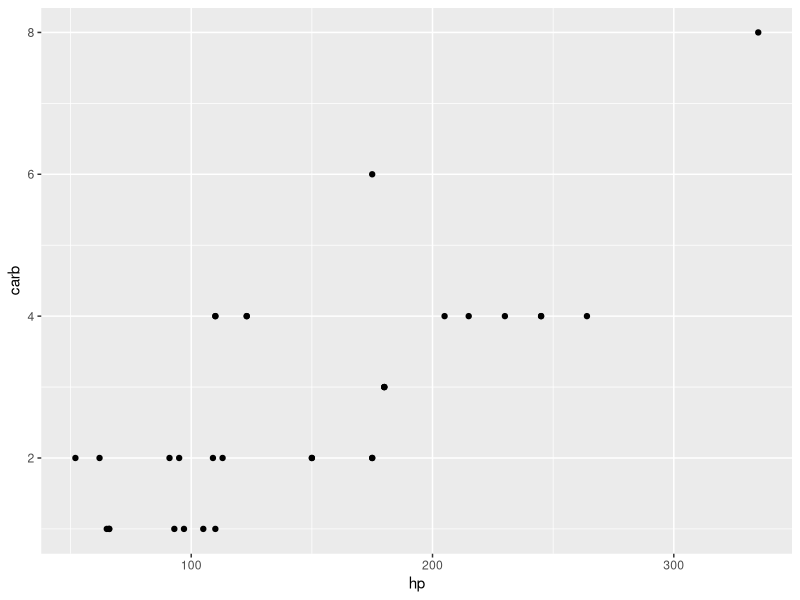
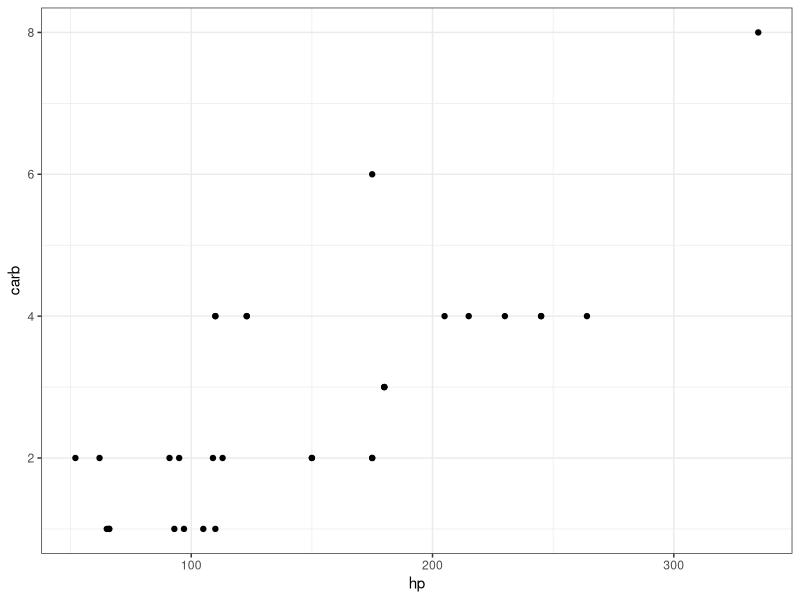
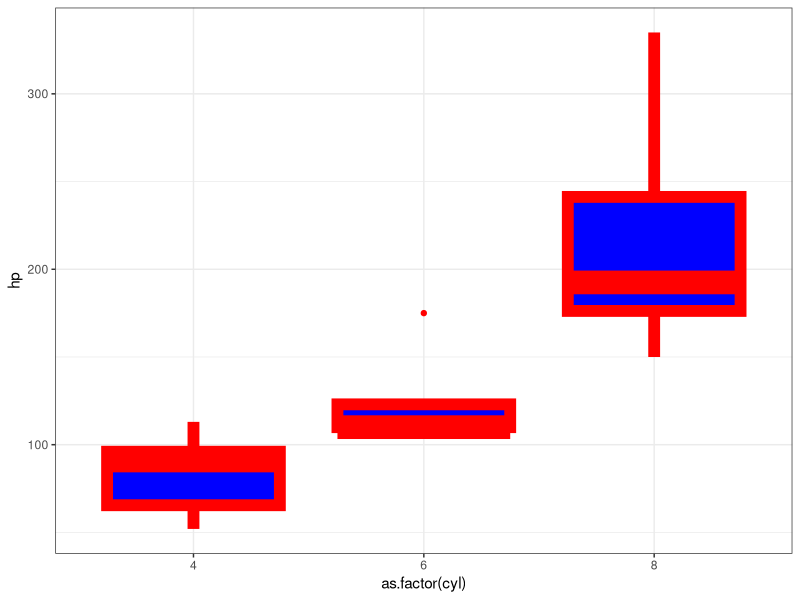
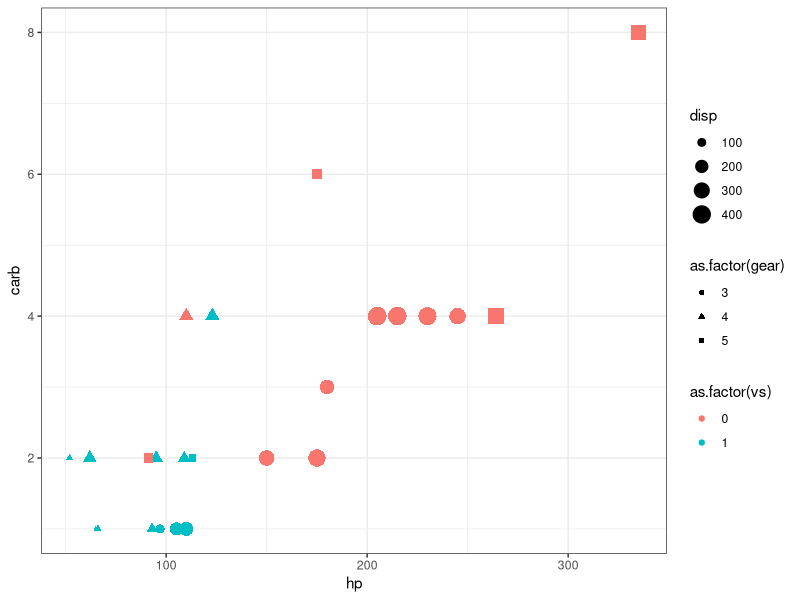
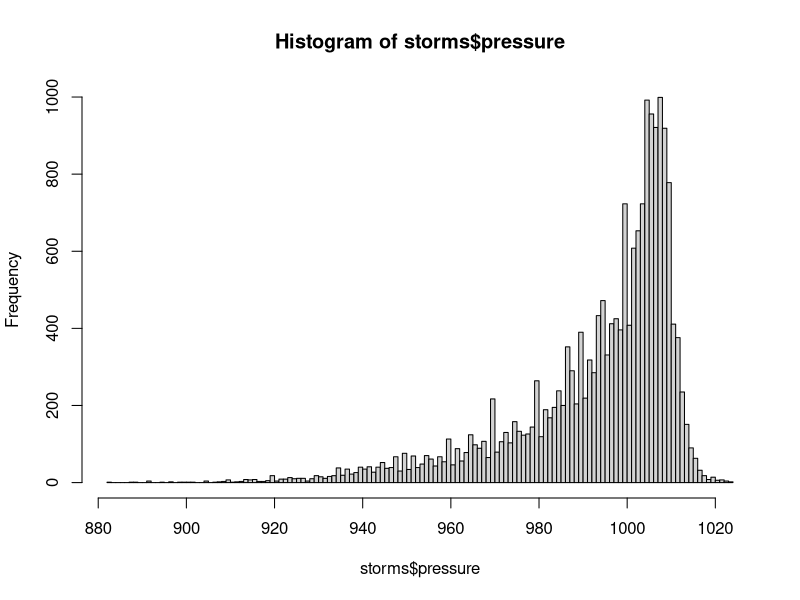
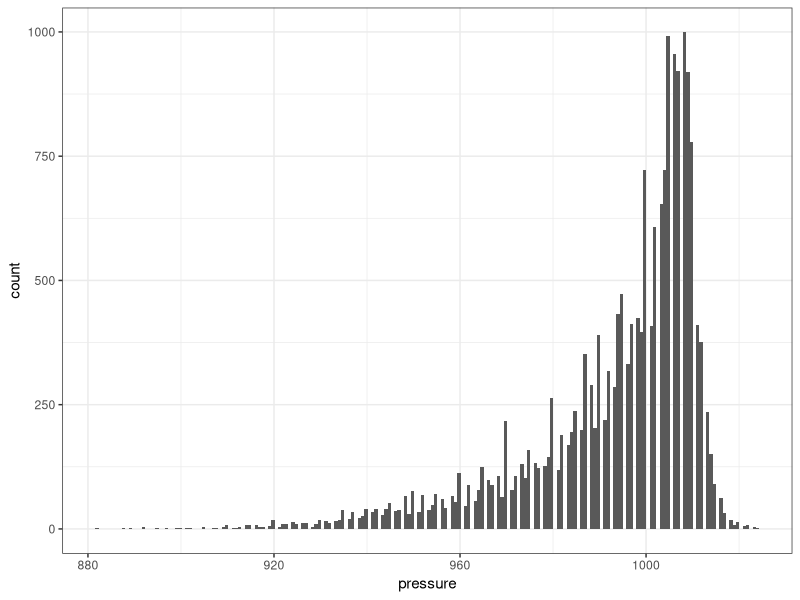
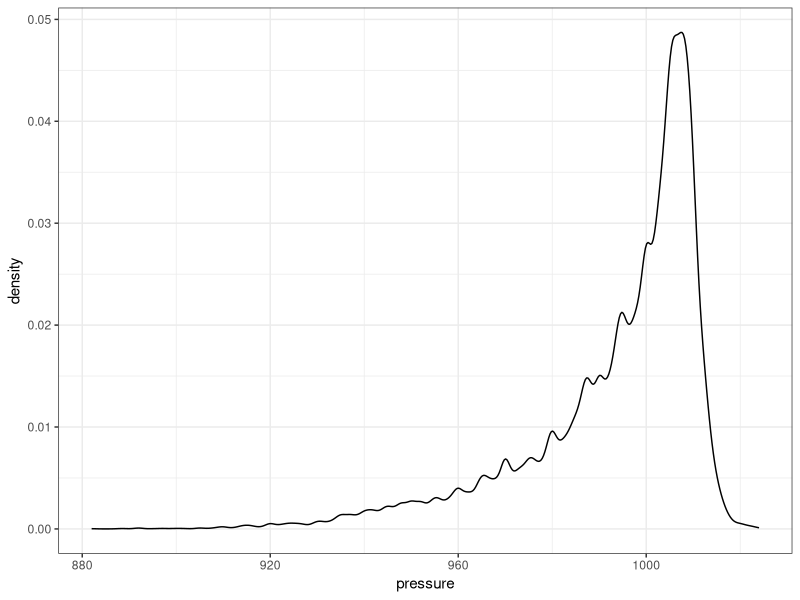
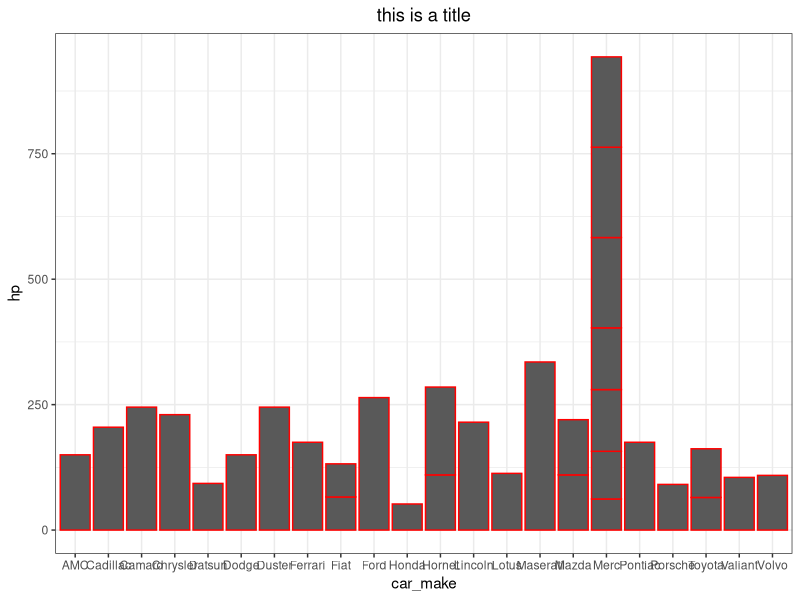

R code for these plots, in order:
## ---- chunk 1
knitr::opts_chunk$set(echo = TRUE)
## ---- chunk 2
library(tidyverse)
## ---- chunk 3
ggplot(mtcars,
       aes(x = hp,
           y = carb)) +
  geom_point()

# Set the overall look of the plot - I like the white background better than gray
theme_set(theme_bw())
theme_update(plot.title = element_text(hjust = 0.5))

ggplot(mtcars,
       aes(x = hp,
           y = carb)) +
  geom_point() +
  theme_bw()
## ---- chunk 4
mtcars %>%
  ggplot(aes(x = as.factor(cyl),
             y = hp)) +
  geom_boxplot(color = "red",
               fill = "blue",
               size = 4)

ggplot(mtcars,
       aes(x = hp,
           y = carb,
           color = as.factor(vs),
           shape = as.factor(gear),
           size = disp)) +
  geom_point()
## ---- chunk 5
hist(storms$pressure, n = 200)

ggplot(storms,
       aes(x = pressure)) +
  geom_histogram(bins = 200)
## ---- chunk 6
ggplot(storms,
       aes(x = pressure,
           fill = category)) +
  # alpha sets transparency -- 0 is clear, 1 is opaque
  geom_density(alpha = 0.1, adjust = 0.5) +
  # The brewer color palettes are pretty, and "Set2" is color-blind friendly
  scale_color_brewer(palette = "Set2")
## ---- chunk 7
mtcars %>%
  rownames_to_column("car_make") %>%
  mutate(car_make = str_remove(car_make," .+")) %>%
  ggplot(aes(x = car_make, y = hp)) +
  geom_col(color = "red") +
  theme(axis.text.x = element_text(angle = 90, hjust = 1)) +
  ggtitle("this is a title") +
  theme_update(plot.title = element_text(hjust = 0.5))

mtcars %>%
  rownames_to_column("car_make") %>%
  ggplot(aes(y = car_make, x = hp)) +
  geom_col()
## ---- chunk 8
summarized_hp <-
  mtcars %>%
  group_by(cyl) %>%
  summarize(mean_hp = mean(hp),
            sd_hp = sd(hp))

summarized_hp

ggplot(summarized_hp,
       aes(x = as.factor(cyl), y = mean_hp)) +
  geom_col() +
  geom_errorbar(aes(ymin = mean_hp - sd_hp,
                    ymax = mean_hp + sd_hp,
                    xmin = 2,
                    xmax = 2))

# This has error bars in the back since that layer was added first!
ggplot(summarized_hp,
       aes(x = as.factor(cyl), y = mean_hp)) +
  geom_errorbar(aes(ymin = mean_hp - sd_hp,
                    ymax = mean_hp + sd_hp),
                color = "red") +
  geom_bar(stat = "identity") +
  geom_point(color = "blue")
## ---- chunk 9
ggplot(summarized_hp,
       aes(x = as.factor(cyl), y = mean_hp)) +
  geom_col() +
  geom_errorbar(aes(ymin = mean_hp - sd_hp,
                    ymax = mean_hp + sd_hp)) +
  geom_jitter(data = mtcars,
              aes(x = as.factor(cyl),
                  y = hp),
              color = "red", height = 0)
## ---- chunk 10
ggplot(summarized_hp,
       aes(x = as.factor(cyl), y = mean_hp)) +
  geom_col() +
  geom_errorbar(aes(ymin = mean_hp - sd_hp,
                    ymax = mean_hp + sd_hp)) +
  ggbeeswarm::geom_beeswarm(data = mtcars,
                            aes(x = as.factor(cyl),
                                y = hp),
                            color = "red")

matt_swarm <- function(...) {
  ggbeeswarm::geom_beeswarm(...)
}
## ---- chunk 11
mtcars %>%
  ggplot(aes(x = as.factor(cyl), y = hp)) +
  #geom_boxplot() +
  geom_violin(adjust = 1) +
  ggbeeswarm::geom_beeswarm()


## ---- chunk 12
ggplot(mtcars,
       aes(x = mpg,
           y = disp)) +
  geom_point() +
  geom_smooth()
## ---- chunk 13
ggplot(summarized_hp,
       aes(x = as.factor(cyl),
           y = mean_hp)) +
  geom_col() +
  geom_errorbar(aes(ymin = mean_hp - sd_hp,
                    ymax = mean_hp + sd_hp),
                width = 0.5) +
  geom_point(data = mtcars,
             aes(x = as.factor(cyl),
                 y = hp),
             color = "red")
## ---- chunk 14
ggplot(mtcars) +
  geom_point(aes(x = hp, y = disp)) +
  labs(x = "X label goes here",
       y = "Y label goes here",
       title = "This is a title",
       subtitle = "Subtitle!",
       caption = "Cannon et al, 2034!",
       tag = "A")
## ---- chunk 15
dplyr::storms

ggplot(dplyr::storms,
       aes(x = pressure)) +
  geom_histogram(bins = 100) +
  facet_wrap(~ category + status)

ggplot(dplyr::storms,
       aes(x = pressure)) +
  geom_histogram(bins = 100) +
  facet_wrap(~ category, scales = "free_y")

ggplot(dplyr::storms,
       aes(x = pressure)) +
  geom_histogram(bins = 100) +
  facet_wrap(~ category,
             nrow = 1,
             scales = "free_y")
## ---- chunk 16
ggplot(storms,
       aes(x = pressure,
           fill = category)) +
  # alpha sets transparency - 0 is clear, 1 is opaque
  geom_density(alpha = 0.5) +
  # The brewer color palettes are pretty, and "Set2" is color-blind friendly
  scale_color_brewer(palette = "Set2") +
  theme(legend.position = c(0.2, 0.9),
        legend.direction = "horizontal",
        legend.key.width = unit(2, "cm"),
        legend.title = element_text(face = "bold"),
        strip.background = element_rect(color = "white", fill = "white"),
        strip.text.x = element_text(size = 30, face = "bold"),
        panel.grid.major = element_blank(),
        panel.grid.minor = element_blank(),
        panel.border = element_blank(),
        axis.line.x = element_line(color = "black"),
        axis.text.y = element_blank(),
        axis.ticks.y = element_blank())
## ---- chunk 17
ggsave("examplePlot.png",
       width = 10,
       height = 8)

plot_in_variable <-
  ggplot(dplyr::storms,
         aes(x = pressure)) +
  geom_histogram(bins = 100) +
  facet_wrap(~ category)

# ggsave will get the plot size from how big your "plot" windows is in the right pane if you don't specify it!!!!!
ggsave("anotherExamplePlot.png",
       plot = plot_in_variable)
## ---- chunk 18
heatmap(as.matrix(mtcars))

# Scaling the categories instead
heatmap(as.matrix(mtcars), scale = "column")
pheatmap::pheatmap(as.matrix(mtcars))
## ---- chunk 19
mtcars <- mtcars

pca_raw <- prcomp(mtcars, scale = TRUE)

?prcomp

# The output of prcomp is a list
# The element named "x" contains the actual principle components
# Though, it needs to be converted from a matrix to a dataframe for ggplot
pc_values <- pca_raw$x %>%
  as.data.frame() %>%
  rownames_to_column("car_make")

ggplot(pc_values, aes(x = PC1, y = PC2)) +
  geom_point() +
  ggrepel::geom_text_repel(aes(label = car_make))
## ---- chunk 20

## ---- chunk 21

## ---- chunk 22

## ---- chunk 23

